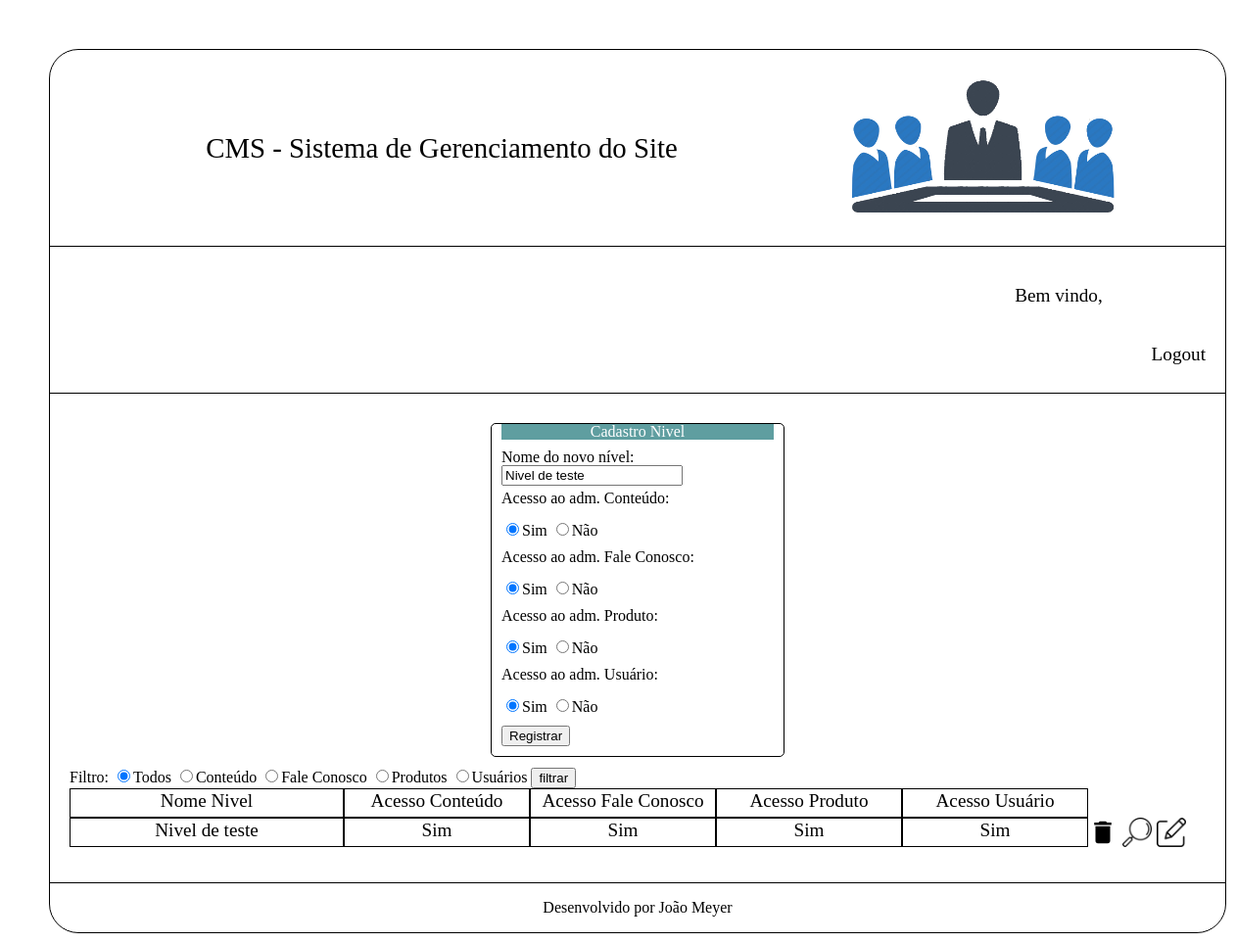
The app's page /Projeto_Hamburgueria2.0/cms/pagina_niveis_acesso.php?modo=editar&id=1 with its own data.
### tables this page shows
create table tblNivelAcesso (
	idNivelAcesso int(11) not null auto_increment primary key,
    nomeNivel varchar(200) not null,
    acessoConteudo boolean not null,
    acessoFaleConosco boolean not null,
    acessoProduto boolean not null,
    acessoUsuarios boolean not null
);

### Projeto_Hamburgueria2.0/cms/pagina_niveis_acesso.php (the view, shortened to what this page needs)
<?php
    $conexao = conexaoMysql();
    $dominio= $_SERVER['HTTP_HOST'];
    $url = "http://" . $dominio. $_SERVER['REQUEST_URI'];
    if(isset($_POST['btnFiltrar'])){
        if($_GET['modo']){
            if($_GET['modo'] == 'filtrar'){
                $filtro = $_POST['inputFiltro'];
                switch($filtro){
                    case "c":
                        $sqlQuerySelectNiveis = "select tblNivelAcesso.*
                            from tblNivelAcesso
                            where tblNivelAcesso.acessoConteudo = 1
                            order by tblNivelAcesso.nomeNivel";
                    break;
                    case "f":
                        $sqlQuerySelectNiveis = "select tblNivelAcesso.*
                            from tblNivelAcesso
                            where tblNivelAcesso.acessoFaleConosco = 1
                            order by tblNivelAcesso.nomeNivel";
                    break;
                    case "p":
                        $sqlQuerySelectNiveis = "select tblNivelAcesso.*
                            from tblNivelAcesso
                            where tblNivelAcesso.acessoProduto = 1
                            order by tblNivelAcesso.nomeNivel";
                    break;
                    case "u":
                        $sqlQuerySelectNiveis = "select tblNivelAcesso.*
                            from tblNivelAcesso
                            where tblNivelAcesso.acessoUsuarios = 1
                            order by tblNivelAcesso.nomeNivel";
                    break;
                    default:
                        $sqlQuerySelectNiveis = "select * from tblNivelAcesso
                        order by tblNivelAcesso.nomeNivel";
                    break;
                }
            }
        }
    }
    else{
        $sqlQuerySelectNiveis = "select * from tblNivelAcesso order by tblNivelAcesso.nomeNivel";
    }
    $querySelectNiveis = mysqli_query($conexao, $sqlQuerySelectNiveis);
    $action = "modulos/inserir_nivel_acesso.php?modo=inserir&url=" .$url;
    $nomeNivel = null;
    $acessoConteudo = null;
    $acessoFaleConosco = null;
    $acessoProdutos = null;
    $acessoUsuarios = null;
    if(isset($_GET['modo'])){
        if($_GET['modo'] == 'editar'){
            if(isset($_GET['id'])){
                $id = $_GET['id'];
                $querySelectNivel = "
                    select tblNivelAcesso.*
                    from tblNivelAcesso
                    where tblNivelAcesso.idNivelAcesso = ".$id;
                $selectDados = mysqli_query($conexao, $querySelectNivel);
                if($rsInfoNivelAcesso = mysqli_fetch_assoc($selectDados)){
                    $nomeNivel = $rsInfoNivelAcesso['nomeNivel'];
                    $acessoConteudo = $rsInfoNivelAcesso['acessoConteudo'];
                    $acessoFaleConosco = $rsInfoNivelAcesso['acessoFaleConosco'];
                    $acessoProdutos = $rsInfoNivelAcesso['acessoProduto'];
                    $acessoUsuarios = $rsInfoNivelAcesso['acessoUsuarios'];
                    $action = "modulos/atualizar.php?modo=atualizar&id=".$rsInfoNivelAcesso['idNivelAcesso']."&url=".$url."&origem=pagina_niveis_acesso";
                }
            }
        }
    }
?>
<!DOCTYPE html>
<html lang="pt-br">
    <head>
    </head>
    <body>
        <div id="conteinerCMS">
            <div id="conteinerSubmenusGerenciamento">
                <form name="formAdmCadastroNivelAcesso" action="<?=$action?>" method="post">
                    <div class="conteinerCadastro">
                        <div class="tituloCadastro">Cadastro Nivel</div>
                        <div class="inputBox">
                            Nome do novo nível:
                            <input type="text" name="txtNomeNivel" required value="<?=$nomeNivel?>">
                        </div>
                        <div class="inputBox">
                            Acesso ao adm. Conteúdo:
                        </div>
                        <div class="inputBox">
                            <input type="radio" name="rdoAdmConteudo" value="1"
                                <?php
                                    if($acessoConteudo == '1'){
                                        echo("checked");
                                    }
                                ?>
                            >Sim
                            <input type="radio" name="rdoAdmConteudo" value="0"
                                <?php
                                    if($acessoConteudo != '1'){
                                        echo("checked");
                                    }
                                ?>
                            >Não
                        </div>
                        <div class="inputBox">
                            Acesso ao adm. Fale Conosco:
                        </div>
                        <div class="inputBox">
                            <input type="radio" name="rdoAdmFaleConosco" value="1"
                                <?php
                                    if($acessoFaleConosco == '1'){
                                        echo("checked");
                                    }
                                ?>
                            >Sim
                            <input type="radio" name="rdoAdmFaleConosco" value="0"
                                <?php
                                    if($acessoFaleConosco != '1'){
                                        echo("checked");
                                    }
                                ?>
                            >Não
                        </div>
                        <div class="inputBox">
                            Acesso ao adm. Produto:
                        </div>
                        <div class="inputBox">
                            <input type="radio" name="rdoAdmProduto" value="1"
                                <?php
                                    if($acessoProdutos == '1'){
                                        echo("checked");
                                    }
                                ?>
                            >Sim
                            <input type="radio" name="rdoAdmProduto" value="0"
                                <?php
                                    if($acessoProdutos != '1'){
                                        echo("checked");
                                    }
                                ?>
                            >Não
                        </div>
                        <div class="inputBox">
                            Acesso ao adm. Usuário:
                        </div>
                        <div class="inputBox">
                            <input type="radio" name="rdoAdmUsuario" value="1"
                                <?php
                                    if($acessoUsuarios == '1'){
                                        echo("checked");
                                    }
                                ?>
                            >Sim
                            <input type="radio" name="rdoAdmUsuario" value="0"
                                <?php
                                    if($acessoUsuarios != '1'){
                                        echo("checked");
                                    }
                                ?>
                            >Não
                        </div>
                        <div class="botaoRegistrar">
                            <input type="submit" name="btnSubmit" value="Registrar">
                        </div>
                    </div>
                </form>
                <form name="formAdmNiveisAcessoFiltro" action="pagina_niveis_acesso.php?modo=filtrar" method="post">
                    Filtro:
                    <input type="radio" name="inputFiltro" value="a" checked>Todos
                    <input type="radio" name="inputFiltro" value="c">Conteúdo
                    <input type="radio" name="inputFiltro" value="f">Fale Conosco
                    <input type="radio" name="inputFiltro" value="p">Produtos
                    <input type="radio" name="inputFiltro" value="u">Usuários
                    <input type="submit" value="filtrar" name="btnFiltrar">
                </form>
                <div class="conteinerComentario">
                    <div class="nivelAcessoNome">Nome Nivel</div>
                    <div class="nivelAcessoPermissao">Acesso Conteúdo</div>
                    <div class="nivelAcessoPermissao">Acesso Fale Conosco</div>
                    <div class="nivelAcessoPermissao">Acesso Produto</div>
                    <div class="nivelAcessoPermissao">Acesso Usuário</div>
                </div>
                <?php
                    while($rsSelect = mysqli_fetch_assoc($querySelectNiveis)){
                        ?>
                            <div class="conteinerComentario">
                                <div class="nivelAcessoNome"><?=$rsSelect['nomeNivel']?></div>
                                <div class="nivelAcessoPermissao">
                                    <?php
                                        if($rsSelect['acessoConteudo'] == 1){
                                            echo('Sim');
                                        }
                                        else{
                                            echo('Não');
                                        }
                                    ?>
                                </div>
                                <div class="nivelAcessoPermissao">
                                    <?php
                                        if($rsSelect['acessoFaleConosco'] == 1){
                                            echo('Sim');
                                        }
                                        else{
                                            echo('Não');
                                        }
                                    ?>
                                </div>
                                <div class="nivelAcessoPermissao">
                                    <?php
                                        if($rsSelect['acessoProduto'] == 1){
                                            echo('Sim');
                                        }
                                        else{
                                            echo('Não');
                                        }
                                    ?>
                                </div>
                                <div class="nivelAcessoPermissao">
                                    <?php
                                        if($rsSelect['acessoUsuarios'] == 1){
                                            echo('Sim');
                                        }
                                        else{
                                            echo('Não');
                                        }
                                    ?>
                                </div>
                                <a onclick="return confirm('Deseja realmente excluir o registro? Todos os usuários que utilizam este nível de acesso também serão excluídos!    ');"
                                href="modulos/deletar_nivel_acesso.php?modo=excluir&id=<?=$rsSelect['idNivelAcesso']?>&url=<?=$url?>">
                                    <div class="excluir"></div>
                                </a>
                                <div class="visualizar" onclick="visualizarNivelAcesso(<?=$rsSelect['idNivelAcesso']?>);"></div>
                                <a href="pagina_niveis_acesso.php?modo=editar&id=<?=$rsSelect['idNivelAcesso']?>">
                                    <div class="editar"></div>
                                </a>
                            </div>
                        <?php
                    }
                ?>
            </div>
            <div id="rodape">
                Desenvolvido por João Meyer
            </div>
        </div>
    </body>
</html>

### Projeto_Hamburgueria2.0/cms/css/style.css (style rules this page uses)
body { padding: 50px; }
a { text-decoration: none; color: black; }
#conteinerCMS { width: 1200px; min-height: 800px; height: auto; margin-left: auto; margin-right: auto; border: black 1px solid; border-radius: 30px; }
#conteinerSubmenusGerenciamento { width: inherit; min-height: 500px; height: auto; overflow: hidden; padding: 20px; box-sizing: border-box; border-bottom: 1px solid black; }
.conteinerCadastro { width: 300px; min-height: 100px; height: auto; border: solid 1px black; box-sizing: border-box; padding: 10px; padding-top: 0px; border-radius: 5px; margin-bottom: 10px; margin-top: 10px; margin-left: auto; margin-right: auto; }
.tituloCadastro { text-align: center; background-color: cadetblue; color: white; margin-bottom: 10px; }
.inputBox { width: 100%; min-height: 25px; height: auto; overflow: hidden; box-sizing: border-box; margin-bottom: 5px; }
.nivelAcessoNome { width: 280px; height: 30px; border: 1px black solid; box-sizing: border-box; font-size: 1.2em; line-height: 1.2em; text-align: center; float: left; }
.nivelAcessoPermissao { width: 190px; height: 30px; border: 1px black solid; box-sizing: border-box; font-size: 1.2em; line-height: 1.2em; text-align: center; float: left; }
.conteinerComentario { width: 1160px; min-height: 30px; height: auto; float: left; }
.excluir { width: 30px; height: 30px; margin-right: 5px; float: left; background-repeat: no-repeat; background-size: cover; background-image: url(../imagens/delete-24px.svg); }
.visualizar { width: 30px; height: 30px; margin-right: 5px; float: left; background-repeat: no-repeat; background-size: cover; background-image: url(../imagens/visualizar.png); }
.editar { width: 30px; height: 30px; margin-right: 5px; float: left; background-repeat: no-repeat; background-size: cover; background-image: url(../imagens/editar.png); }
#rodape { width: inherit; height: 50px; line-height: 50px; text-align: center; }

### records on screen
tblnivelacesso: txtNomeNivel "Nivel de teste", acessoConteudo "☑", acessoFaleConosco "☑", acessoProduto "☑", acessoUsuarios "☑", nomeNivel "Nivel de teste", shows "Sim"
